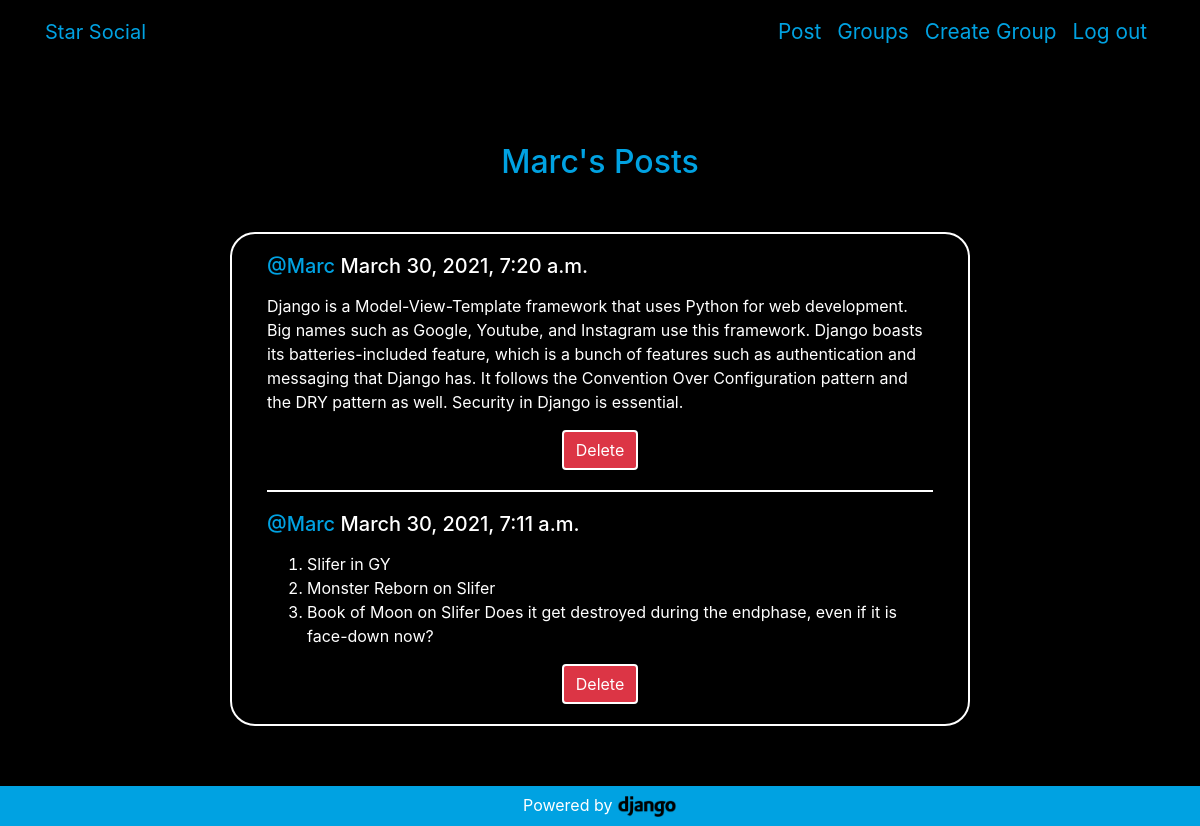
The page /posts/by/Marc/ (signed in) on the database its author committed.
### posts/models.py (models this page shows, shortened)
class Post(models.Model):
    user = models.ForeignKey(User, related_name='posts', on_delete = models.CASCADE)
    created_at = models.DateTimeField(auto_now=True)
    message = models.TextField()
    message_html = models.TextField(editable=False)
    group = models.ForeignKey(Group, related_name='posts', null=True, blank=True, on_delete = models.CASCADE)
    class Meta:
        ordering = ['-created_at']
        unique_together = ['user', 'message']

### posts/views.py (the view)
# urls.py: path("by/<username>/",views.UserPosts.as_view(),name="for_user"),
class UserPosts(generic.ListView):
    model = models.Post
    template_name = 'posts/user_post_list.html'
    def get_queryset(self):
        try:
            self.post_user = User.objects.prefetch_related('posts').get(username__iexact=self.kwargs.get('username'))
        except User.DoesNotExist:
            raise Http404
        else:
            return self.post_user.posts.all()
    def get_context_data(self, **kwargs):
        context = super().get_context_data(**kwargs)
        context['post_user'] = self.post_user
        return context

### posts/templates/posts/user_post_list.html
{% extends 'posts/post_base.html' %}
{% block prepost %}
<div class="container text-center">
  <h2 class="blue-color page-title">{{post_user.username}}'s Posts</h2>
</div>
{% endblock %}
{% block post_content %}
<div class="container list-container white-border col-md-8">
  {% for post in post_list %}
  {% if forloop.last %}
	<div class="list-element">
	{% else %}
  <div class="white-border-bottom list-element">
  {% endif %}
    {% include "posts/_post.html" %}
  </div>
  {% endfor %}
</div>
{% endblock %}

### posts/templates/posts/_post.html
<h5>
  <span class="text-left">
    <a href="{%url 'posts:for_user' username=post.user.username%}" class="blue-color">@{{post.user.username}}</a>
  </span>
  <time class="time">
    {{post.created_at}}
  </time>
</h5>
<p>{{post.message_html|safe}}</p>
{% if user.is_authenticated and post.user == user and "delete" not in request.path %}
<div class="text-center last-subelement">
  <a href="{% url 'posts:delete' pk=post.pk %}" title="delete" class="btn btn-danger" style="border: solid white 2px;">
    <span class="">Delete</span>
  </a>
</div>
{% endif %}

### static/simplesocial/css/master.css (style rules this page uses)
body { margin: 0; background-color: black; color: white; overflow-x: hidden; }
a { color:white; }
.blue-color { color: #00A2E2; }
.white-border { border: solid white 2px; border-radius: 25px; }
.white-border-bottom { border-bottom: solid white 2px; }
.page-title { margin-top: 80px; margin-bottom:10px; }
.list-container { margin-top: 40px; margin-bottom: 100px; width:50%; }
.list-element { margin:20px; }
.last-subelement { margin-bottom: 20px; color: white; }

### rows shown on the page
Post: user.username "Marc", created_at "March 30, 2021, 7:20 a.m.", message_html "Django is a Model-View-Template framework that uses Python for web development. Big names such as Google, Youtube, and Instagram use this framework. Django boasts its batteries-included feature, which is a bunch of features such as authentication and messaging that Django has. It follows the Convention Over Configuration pattern and the DRY pattern as well. Security in Django is essential.", shows "Delete"
Post: user.username "Marc", created_at "March 30, 2021, 7:11 a.m.", message_html "Slifer in GY Monster Reborn on Slifer Book of Moon on Slifer Does it get destroyed during the endphase, even if it is face-down now?", shows "Delete"

### other values the page prints
{{ post_user.username }} "Marc"
